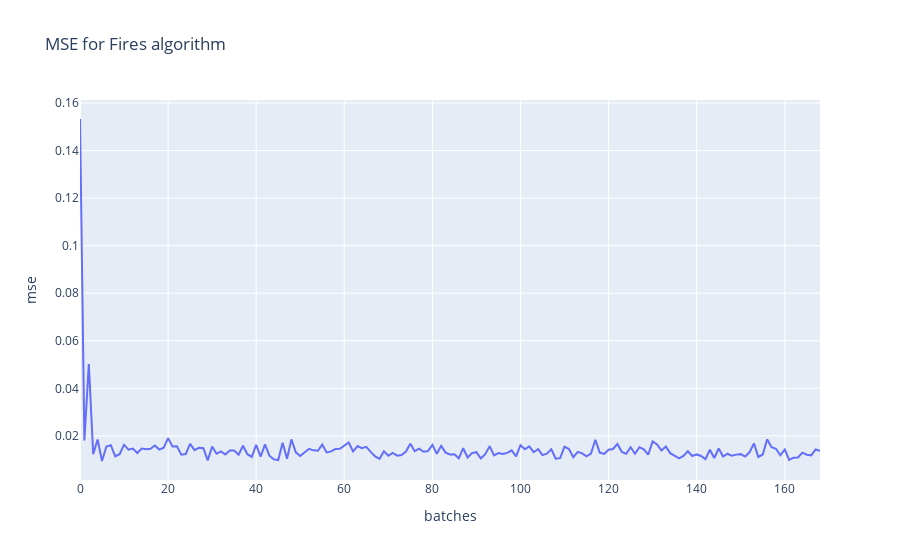

This figure's notebook cell:
### Code cell
fig = px.line(y = fires_cuda_mse, title="MSE for Fires algorithm", labels={"x":"batches", "y":"mse"})
fig.show()

### Figure 1 — Plotly figure (JSON) as saved in the notebook; plotly's stock layout.template omitted (floating-point values rounded to 4 significant figures; data arrays with more than 128 entries replaced by an {"elided": "..."} marker saying what was removed)
{"data": [{"hovertemplate": "batches=%{x}<br>mse=%{y}<extra></extra>", "legendgroup": "", "line": {"color": "#636efa", "dash": "solid"}, "mode": "lines", "name": "", "orientation": "v", "showlegend": false, "type": "scatter", "x": {"elided": "169 int values"}, "xaxis": "x", "y": {"elided": "169 float values"}, "yaxis": "y"}], "layout": {"legend": {"tracegroupgap": 0}, "title": {"text": "MSE for Fires algorithm"}, "xaxis": {"anchor": "y", "domain": [0, 1], "title": {"text": "batches"}}, "yaxis": {"anchor": "x", "domain": [0, 1], "title": {"text": "mse"}}}}
